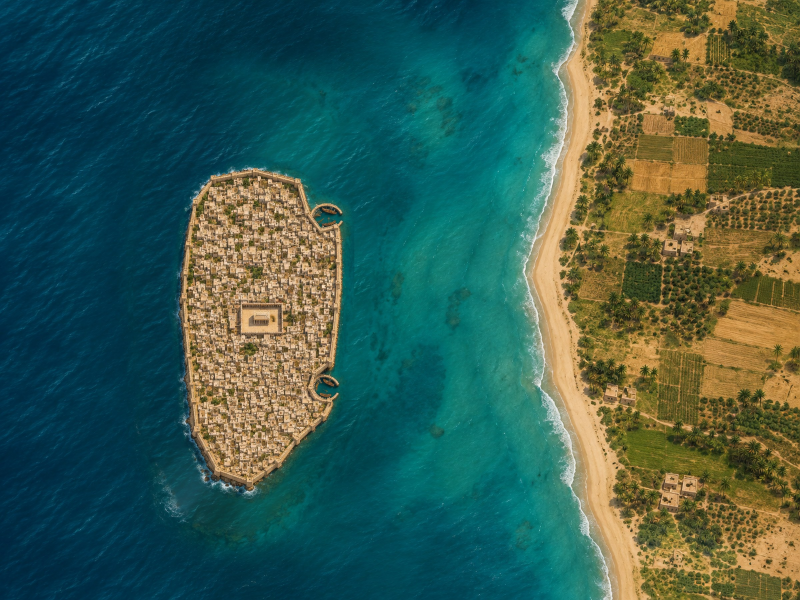
#> input picture battlesofhistory/tyre/images/terrain-siege.jpg, 2400 x 1800 px (shown at 1/3 size)
$ python draw-view-guide.py
#> lines starting #> are read from the running program, lines starting #| are printed output that depends on the picture; after the words box and inside, x2 and y2 are one past the last pixel; in counts of white or black regions, pixels touching at a corner belong together
#!/usr/bin/env python3
"""Siege of Tyre: a perspective guide for painters — the island city seen from the mainland beach, looking west,
built from the island's outline on our siege map (terrain-siege.jpg, 600 px to the km). Widths true to the map; heights exaggerated.
    python3 -I battlesofhistory/tyre/tools/draw-view-guide.py"""
import os, numpy as np
from PIL import Image, ImageDraw, ImageFont
from scipy import ndimage
H0 = os.path.join(os.path.dirname(os.path.abspath(__file__)), '..', 'images')
a = np.asarray(Image.open(os.path.join(H0, 'terrain-siege.jpg')).convert('RGB')).astype(int)
water = a[..., 2] > a[..., 0] + 20
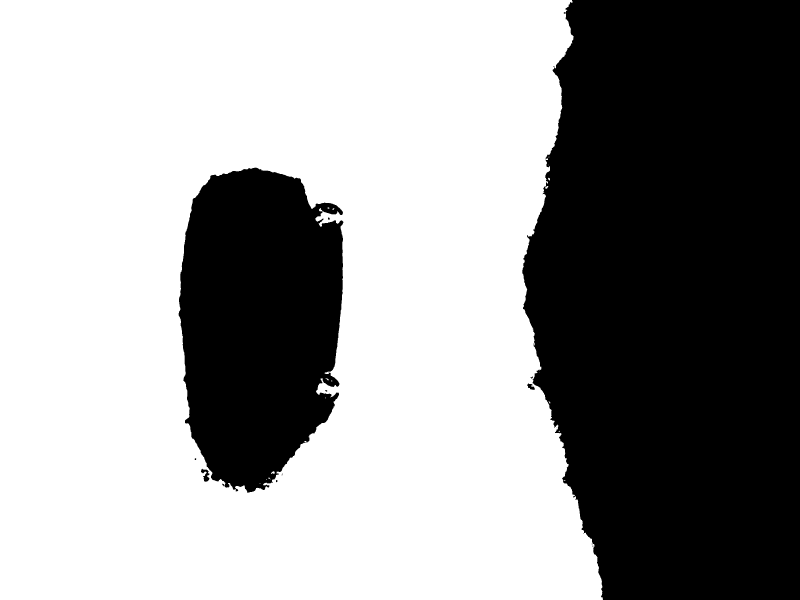
#> water: shape (1800, 2400) bool (shown at 1/3 size); 60.6% white; 18 black regions (7 under 20 px), largest, box (x1, y1, x2, y2) and area: (1567, 0, 2400, 1800) 1318429, (536, 503, 1030, 1478) 382305, (603, 1406, 628, 1445) 506
lab, _ = ndimage.label(ndimage.binary_opening(~water, iterations=3)); isl = lab == lab[950, 780]
#> after `lab, _ = ndimage.label(ndimage.binary_opening(~water, iterations=3))`:
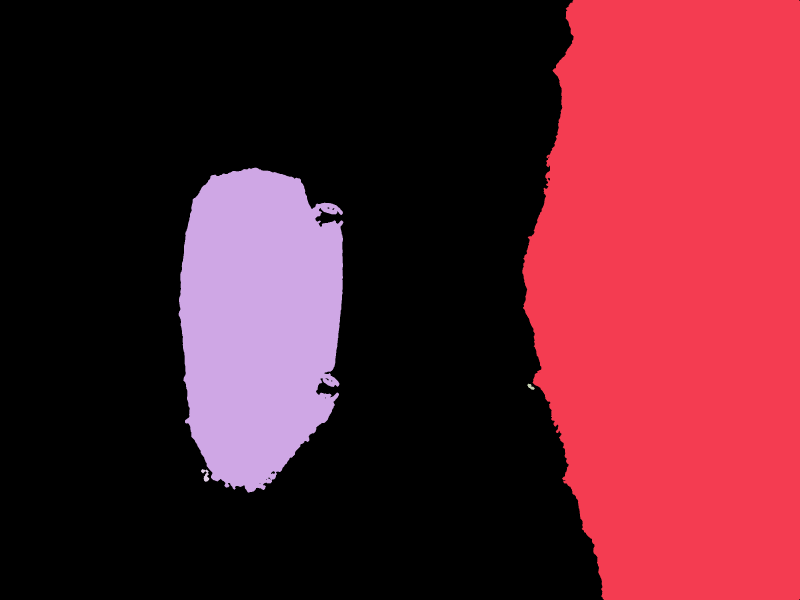
#> lab: shape (1800, 2400) int32 (shown at 1/3 size); 5 distinct labels, from 0 to 4; one colour per label, 0 black
#> after `isl = lab == lab[950, 780]`:
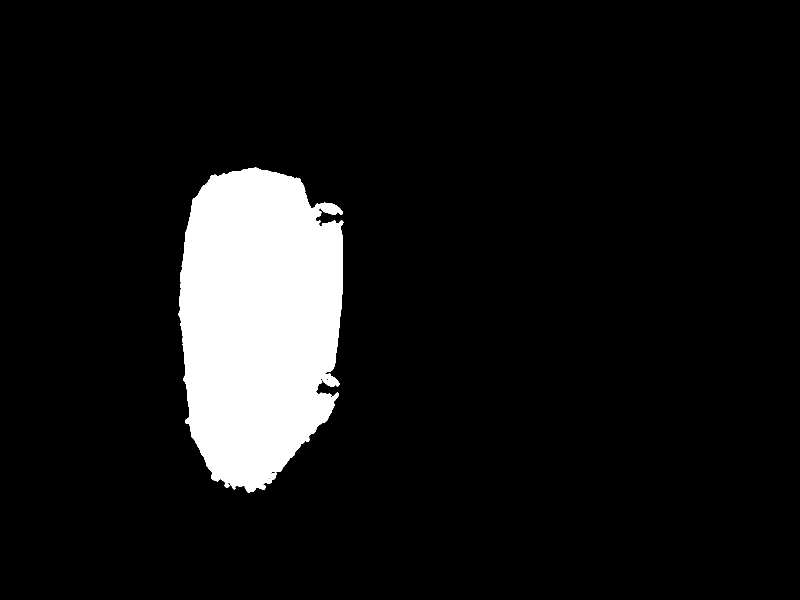
#> isl: shape (1800, 2400) bool (shown at 1/3 size); 8.8% white; 1 white region, box (x1, y1, x2, y2) and area: (536, 503, 1030, 1478) 381873
edge = isl & ~ndimage.binary_erosion(isl, iterations=14)
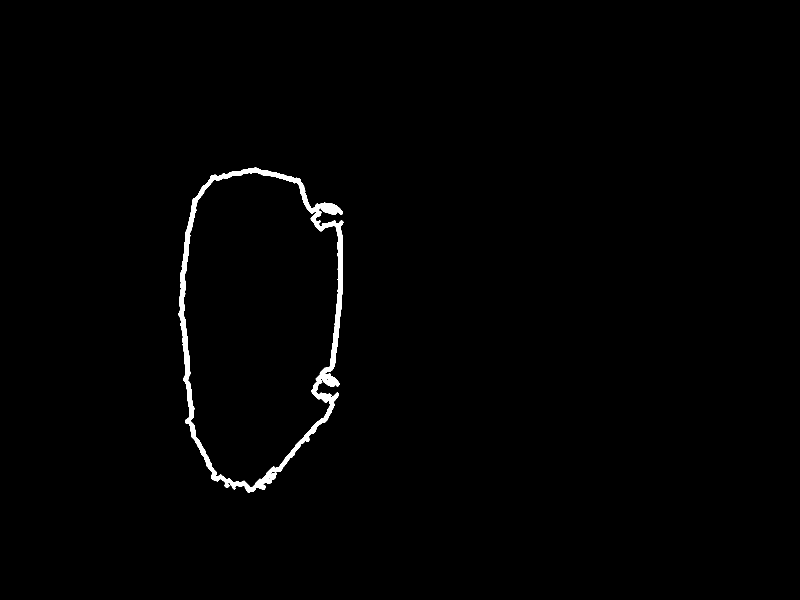
#> edge: shape (1800, 2400) bool (shown at 1/3 size); 0.9% white; 1 white region, box (x1, y1, x2, y2) and area: (536, 503, 1030, 1478) 38738
MPP = 1000 / 600; CAM = (1700, 900); CH = 15; AIMY = 990; F = 1000; VX = 2.5
TEMPLE = (780, 950); HARB = {'N': (955, 640), 'S': (950, 1150)}
W, Hh, HOR = 1600, 900, 430
def proj(x, y, z):
    d = (CAM[0] - x) * MPP; return W / 2 - F * (y - AIMY) * MPP / d, HOR + F * (CH - z * VX) / d, d
img = Image.new('RGB', (W, Hh)); dr = ImageDraw.Draw(img)
#> after `img = Image.new('RGB', (W, Hh))`: img: PIL image 1600x900 RGB; every value is 0
for yy in range(HOR):
    t = yy / HOR; dr.line([(0, yy), (W, yy)], fill=(int(120 + 80 * t), int(170 + 60 * t), int(225 + 20 * t)))
for yy in range(HOR, Hh):
    t = (yy - HOR) / (Hh - HOR); dr.line([(0, yy), (W, yy)], fill=(int(20 + 30 * t), int(70 + 60 * t), int(130 + 50 * t)))
try: fnt = ImageFont.truetype('DejaVuSans-Bold.ttf', 20); fs = ImageFont.truetype('DejaVuSans.ttf', 16)
except Exception: fnt = fs = ImageFont.load_default()
# Schematic, not a render: from a low viewpoint the near wall would hide everything, which helps no one. The bands are
# placed where the island's parts fall in the view (x from the true perspective), heights exaggerated so they read.
xs_all = [proj(x, y, 0)[0] for y, x in zip(*np.where(edge))]; XL, XR = min(xs_all), max(xs_all)
#> after `xs_all = [proj(x, y, 0)[0] for y, x in zip(*np.where(edge))]`: xs_all = 38738 items
#> after `XL, XR = (min(xs_all), max(xs_all))`: XL = 273; XR = 1367.3
hx = {k: proj(*v, 0)[0] for k, v in HARB.items()}; tx0 = proj(*TEMPLE, 0)[0]
SEA = HOR + 12; WALL = 70; ROOF = 45
dr.polygon([(XL, SEA), (XL + 30, SEA - WALL * .6), (XR - 30, SEA - WALL * .6), (XR, SEA)], fill=(150, 160, 150))   # the island's low ends
for k in range(40):   # houses behind the wall: many storeys, crowded, flat roofs
    x0 = XL + 40 + (XR - XL - 80) * k / 40; hgt = ROOF + (k * 37 % 23); dr.rectangle([x0, SEA - WALL - hgt, x0 + (XR - XL) / 40 - 2, SEA - WALL + 4], fill=(226, 212, 182), outline=(170, 150, 120))
#> this loop made 40 passes
#> x0 on passes 1 to 12: 313, 338.4, 363.8, 389.1, 414.5, 439.8, 465.2, 490.5, 515.9, 541.3, 566.6, 592
dr.rectangle([tx0 - 70, SEA - WALL - ROOF - 38, tx0 + 70, SEA - WALL], fill=(242, 224, 166), outline=(150, 120, 70), width=2)   # the temple on its platform
for dx in (-22, 22): dr.rectangle([tx0 + dx - 5, SEA - WALL - ROOF - 52, tx0 + dx + 5, SEA - WALL - 20], fill=(236, 206, 120), outline=(120, 90, 40))   # entrance pillars: a little taller than the front
dr.rectangle([XL + 25, SEA - WALL, XR - 25, SEA], fill=(196, 170, 120), outline=(120, 100, 70), width=2)   # the sea wall, straight out of the water
for x in range(int(XL + 25), int(XR - 25), 18): dr.line([(x, SEA - WALL), (x, SEA)], fill=(170, 145, 100))
for k, x in hx.items(): dr.rectangle([x - 45, SEA - 34, x + 45, SEA], fill=(40, 90, 140)); dr.polygon([(x - 30, SEA - 4), (x + 30, SEA - 4), (x + 22, SEA - 14), (x - 22, SEA - 14)], fill=(90, 60, 40))   # harbour mouth with a ship
def label(px, py, text, dy=-80):
#> called with px = 843.5, py = 272, dy = -60
    dr.line([(px, py), (px, py + dy)], fill=(255, 255, 255), width=2)
    tw = dr.textlength(text, font=fnt); dr.rectangle([px - tw / 2 - 6, py + dy - 26, px + tw / 2 + 6, py + dy], fill=(0, 0, 0))
#> after `tw = dr.textlength(text, font=fnt)`: tw = 767.2
    dr.text((px - tw / 2, py + dy - 24), text, font=fnt, fill=(255, 235, 160))
label(tx0, SEA - WALL - ROOF - 55, 'temple of Melqart, in the middle: two entrance pillars, not towering', -60)
label(hx['N'], SEA, 'north harbour (toward Sidon)', 120)
label(hx['S'], SEA, 'south harbour (toward Egypt)', 120)
label((XL + XR) / 2 + 300, SEA - 35, 'sea wall facing the mainland: plain stone, ~45 m (Arrian)', 200)
dr.rectangle([0, 760, W, Hh], fill=(196, 168, 112)); dr.text((24, 800), 'FOREGROUND: the mainland shore (camera on a low rise, ~15 m up, looking WEST)', font=fnt, fill=(40, 30, 10))
dr.text((24, 830), 'Strait about 700 m wide. Island about 1.5 km long (left = south, right = north). Widths true to the map; heights exaggerated.', font=fs, fill=(40, 30, 10))
dr.text((24, 20), 'SIEGE OF TYRE: VIEW GUIDE, from our siege map. The island fills most of the horizon; walls rise straight from the sea.', font=fs, fill=(0, 0, 0))
# inset: the map from above with the camera
m = Image.open(os.path.join(H0, 'terrain-siege.jpg')).convert('RGB').resize((300, 225)); md = ImageDraw.Draw(m)
#> after `m = Image.open(os.path.join(H0, 'terrain-siege.jpg')).convert('RGB').r`:
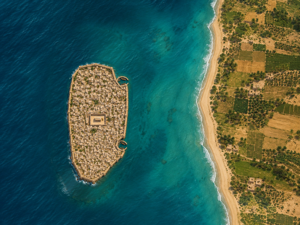
#> m: PIL image 300x225 RGB; mean R, G, B 58.9, 93.3, 80.3
cx, cy = CAM[0] / 8, CAM[1] / 8; md.polygon([(cx, cy), (500 / 8, 420 / 8), (500 / 8, 1560 / 8)], outline=(255, 255, 0)); md.ellipse([cx - 5, cy - 5, cx + 5, cy + 5], fill=(255, 40, 40))
img.paste(m, (W - 316, 16)); dr.rectangle([W - 316, 16, W - 16, 241], outline=(255, 255, 255), width=2); dr.text((W - 310, 245), 'camera (red) on the beach', font=fs, fill=(0, 0, 0))
#> after `img.paste(m, (W - 316, 16))`:
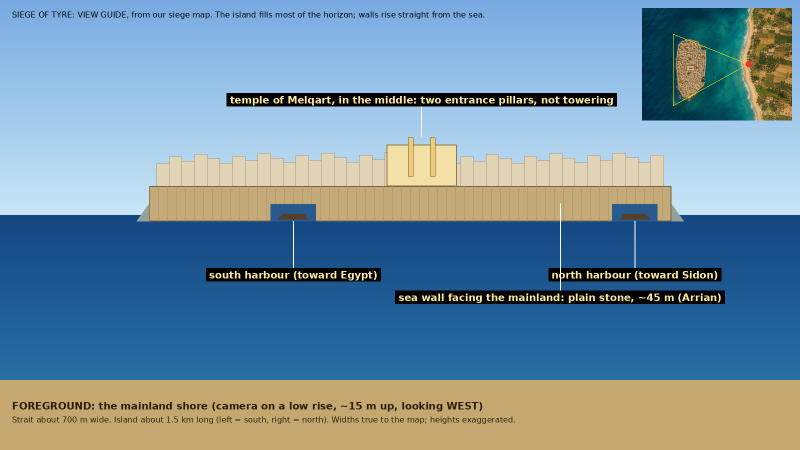
#> img: PIL image 1600x900 RGB (shown at 1/2 size); mean R, G, B 114.5, 143.7, 161.2
img.save(os.path.join(H0, 'layout', 'view-from-mainland-guide.png')); print('ok')
#> after `img.save(os.path.join(H0, 'layout', 'view-from-mainland-guide.png'))`:
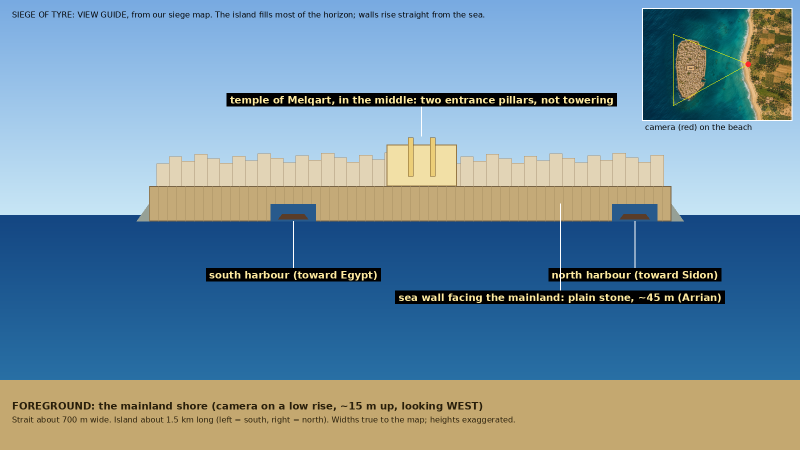
#> saved as view-from-mainland-guide.png: PIL image 1600x900 RGB (shown at 1/2 size); mean R, G, B 114.7, 143.8, 161.4
#| ok
